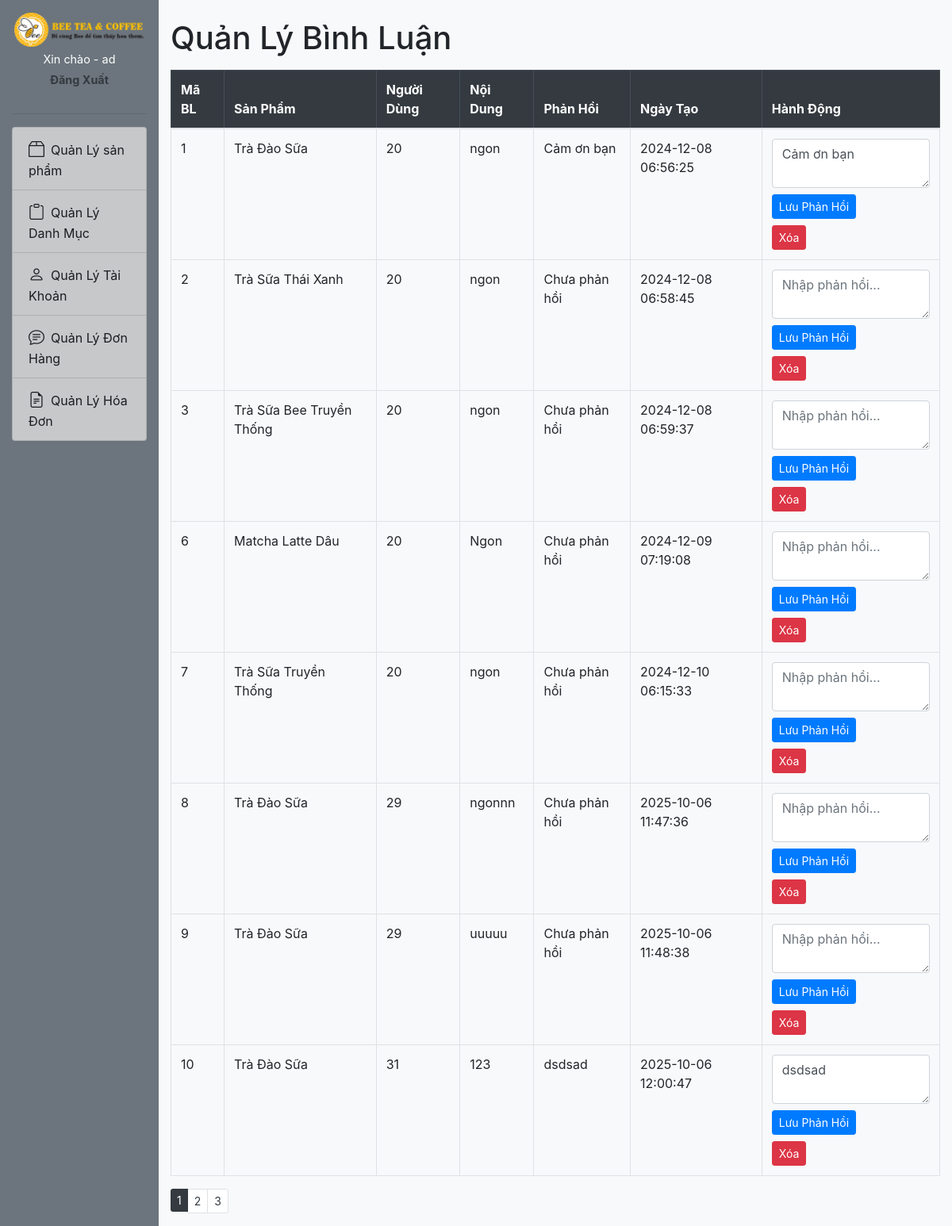
Screenshot of /admin/conments.php (signed in) with the database file from the repository.
### tables this page shows
CREATE TABLE `comments` (
  `comment_id` int(11) NOT NULL,
  `product_id` int(11) NOT NULL,
  `user_id` int(11) NOT NULL,
  `comment_text` text NOT NULL,
  `admin_reply` text DEFAULT NULL,
  `created_at` timestamp NOT NULL DEFAULT current_timestamp()
);

CREATE TABLE `product` (
  `product_id` int(11) NOT NULL,
  `category_id` int(11) NOT NULL,
  `name_product` varchar(50) NOT NULL,
  `price` decimal(10,3) NOT NULL,
  `description` text NOT NULL,
  `address` text DEFAULT NULL
);

### admin/conments.php (the view, shortened to what this page needs)
<?php
require_once('../model/config.php');
$user = isset($_SESSION['username']) ? $_SESSION['username'] : '';
$sql = "SELECT c.comment_id, c.product_id, c.user_id, c.comment_text, c.admin_reply, c.created_at, p.name_product
        FROM comments c
        JOIN Product p ON c.product_id = p.product_id";
$comments = mysqli_query($conn, $sql);
?>
<!DOCTYPE html>
<html lang="en">
<head>
    <link rel="stylesheet" href="https://cdn.jsdelivr.net/npm/bootstrap@4.6.2/dist/css/bootstrap.min.css">
    <link rel="stylesheet" href="https://cdn.jsdelivr.net/npm/bootstrap-icons@1.11.1/font/bootstrap-icons.css">
</head>
<body class="container-fluid">
    <article class="row">
        <section class="col-2 bg-secondary pb-4">
            <figure class="figure mt-3 center">
                <img src="../img/logo bee.png" class="figure-img img-fluid rounded" alt="..." >
                <figcaption class="figure-caption text-center text-white font-weight-bold">
                <?php if (isset($_SESSION['username'])) { ?>
                    <b style=" position:relative; top:-4px; vertical-align: middle; font-weight:400;"> Xin chào - <?php echo $user; ?></b>
                <?php } ?>
                    <br>
                    <a class="text-dark" href="../control/index.php?chucnang=logout">Đăng Xuất</a>
                </figcaption>
            </figure>
            <hr>
            <nav>
            <div class="list-group">
                <a class="list-group-item list-group-item-action list-group-item-dark" href="index.php">
                    <i class="bi bi-box2 mr-2" style="font-size: 20px;"></i>Quản Lý sản phẩm
                </a>
                <a class="list-group-item list-group-item-action list-group-item-dark" href="danhmuc.php">
                    <i class="bi bi-clipboard mr-2" style="font-size: 20px;"></i>Quản Lý Danh Mục
                </a>
                <a class="list-group-item list-group-item-action list-group-item-dark" href="user.php">
                    <i class="bi bi-person mr-2" style="font-size: 20px;"></i>Quản Lý Tài Khoản
                </a>
                <a class="list-group-item list-group-item-action list-group-item-dark" href="donhang.php">
                    <i class="bi bi-chat-text mr-2" style="font-size: 20px;"></i>Quản Lý Đơn Hàng
                </a>
                <a class="list-group-item list-group-item-action list-group-item-dark" href="hoadon.php">
                    <i class="bi bi-file-earmark-text mr-2" style="font-size: 20px;"></i>Quản Lý Hóa Đơn
                </a>
            </div>
            </nav>
        </section>
        <section class="col-10 bg-light">
        <h1 class="mt-4">Quản Lý Bình Luận</h1>
    <table class="table table-bordered table-hover mt-3">
        <thead class="table-dark">
            <tr>
                <th>Mã BL</th>
                <th>Sản Phẩm</th>
                <th>Người Dùng</th>
                <th>Nội Dung</th>
                <th>Phản Hồi</th>
                <th>Ngày Tạo</th>
                <th>Hành Động</th>
            </tr>
        </thead>
        <tbody>
            <?php while ($comment = mysqli_fetch_assoc($comments)) { ?>
                <tr>
                    <td><?php echo $comment['comment_id']; ?></td>
                    <td><?php echo $comment['name_product']; ?></td>
                    <td><?php echo $comment['user_id']; ?></td>
                    <td><?php echo $comment['comment_text']; ?></td>
                    <td><?php echo $comment['admin_reply'] ?: 'Chưa phản hồi'; ?></td>
                    <td><?php echo $comment['created_at']; ?></td>
                    <td>
    <form method="POST" action="../control/index.php?chucnang=reply_comment" class="mb-2">
        <textarea class="form-control mb-2" name="admin_reply" placeholder="Nhập phản hồi..."><?php echo htmlspecialchars($comment['admin_reply']); ?></textarea>
        <button type="submit" class="btn btn-sm btn-primary">Lưu Phản Hồi</button>
    </form>
    <a href="delete_comment.php?id=<?php echo $comment['comment_id']; ?>"
   onclick="return confirm('Bạn có chắc muốn xóa bình luận này không?');"
   class="btn btn-sm btn-danger">Xóa</a>
</td>
                </tr>
            <?php } ?>
        </tbody>
    </table>
            <ul class="pagination pagination-sm text-dark">
                <li class="page-item active" aria-current="page">
                    <a class="page-link bg-dark border-0" href="#">1</a>
                </li>
                <li class="page-item"><a class="page-link text-dark" href="#">2</a></li>
                <li class="page-item"><a class="page-link text-dark" href="#">3</a></li>
            </ul>
        </section>
    </article>
</body>
</html>

### admin/conments.php (style rules this page uses)
article { height: 100vh; }

### rows the page displays
comments: comment_id "1", product.name_product "Trà Đào Sữa", user "20", comment_text "ngon", admin_reply "Cảm ơn bạn", created_at "2024-12-08 06:56:25"
comments: comment_id "2", product.name_product "Trà Sữa Thái Xanh", user "20", comment_text "ngon", admin_reply "Chưa phản hồi", created_at "2024-12-08 06:58:45"
comments: comment_id "3", product.name_product "Trà Sữa Bee Truyền Thống", user "20", comment_text "ngon", admin_reply "Chưa phản hồi", created_at "2024-12-08 06:59:37"
comments: comment_id "6", product.name_product "Matcha Latte Dâu", user "20", comment_text "Ngon", admin_reply "Chưa phản hồi", created_at "2024-12-09 07:19:08"
comments: comment_id "7", product.name_product "Trà Sữa Truyền Thống", user "20", comment_text "ngon", admin_reply "Chưa phản hồi", created_at "2024-12-10 06:15:33"
comments: comment_id "8", product.name_product "Trà Đào Sữa", user "29", comment_text "ngonnn", admin_reply "Chưa phản hồi", created_at "2025-10-06 11:47:36"
comments: comment_id "9", product.name_product "Trà Đào Sữa", user "29", comment_text "uuuuu", admin_reply "Chưa phản hồi", created_at "2025-10-06 11:48:38"
comments: comment_id "10", product.name_product "Trà Đào Sữa", user "31", comment_text "123", admin_reply "dsdsad", created_at "2025-10-06 12:00:47"

### other values shown
$user "ad"
